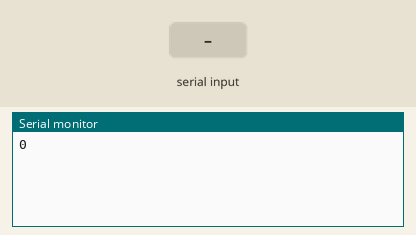
Simulated run of this sketch. Board: Arduino Uno, built with avr-gcc and run on an emulated ATmega328P. Shown: the last lines printed to the serial monitor. Inputs (shaded band) come from the test bench.

Above: at 1.2 s.
1.3 s: "90,45\n" received over Serial
At 3.8 s:
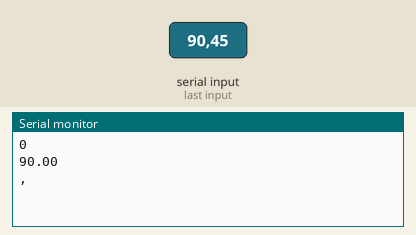
4.3 s: "1,90,45\n" received over Serial
At 7.8 s:
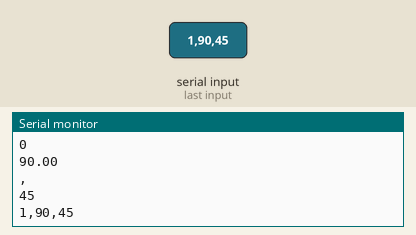
Timing chart, 0 to 9.3 s (numbered marks = the images above; inputs shaded):
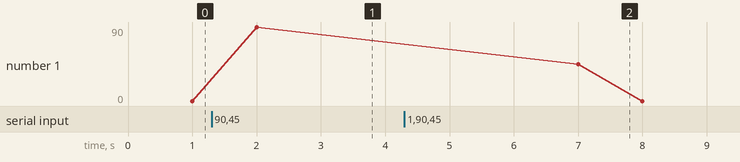

Measured:
- after the input at 1.3 s, the serial monitor: prints a new line after 0.70 s (image 1)
- after the input at 4.3 s, the serial monitor: prints a new line after 2.7 s (image 2)
- plotted number 1: 0 → 90 after the input at 1.3 s

The sketch:

Input_.ino
```cpp
// C++ code
// Take an input
void setup()
{
  Serial.begin(9600);


}

void loop()
{
 int x= Serial.parseInt();
  Serial.println(x);

  delay(1000);
  float y= Serial.parseFloat();
  Serial.println(y);

  delay(1000);
  char z= Serial.read();
  Serial.println(z);

  delay(3000);
  String a= Serial.readString();
  Serial.println(a);
}
```
